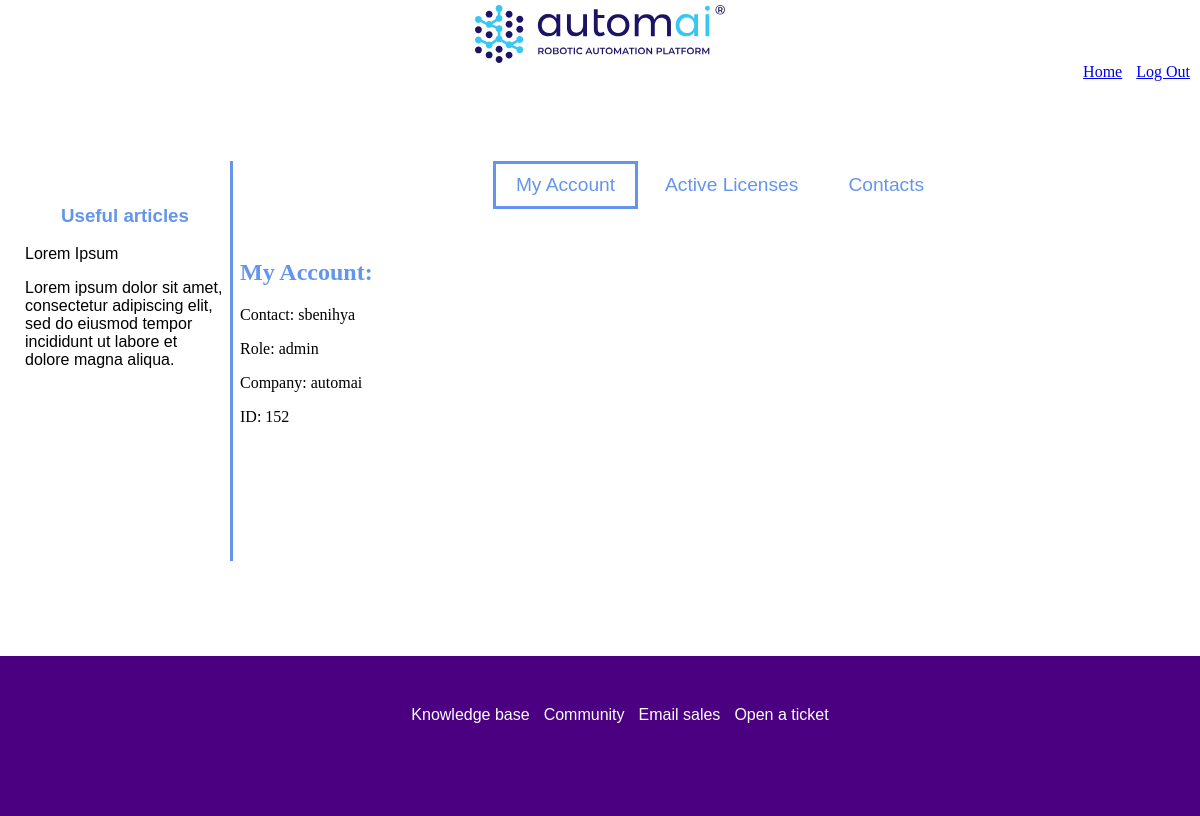
/contacts/client-portal (signed in), run on the app's committed database.
### manage_contacts/models.py (models this page shows, shortened)
class Contact(models.Model):
    phone = models.IntegerField(null=True)
    creation_date = models.DateTimeField("Date Created", null=True)
    ROLE_CHOICES = [('admin', 'admin'), ('user', 'user')]
    role = models.CharField(max_length=50, choices=ROLE_CHOICES, null=True)
    STATUS_CHOICES = [('active', 'active'), ('removed', 'removed')]
    status = models.CharField(max_length=50, choices=STATUS_CHOICES, null=True)
    organization = models.ForeignKey(Organization, on_delete=models.CASCADE, null=True)
    user = models.OneToOneField(User, unique=True, on_delete=models.CASCADE, null=True)

class Organization(models.Model):
    ORG_TYPE_CHOICES = [('customer', 'customer'), ('customer', 'partner')]
    org_type = models.CharField(max_length=50, choices=ORG_TYPE_CHOICES, null=True)
    org_name = models.CharField(max_length=50, unique=True)
    domain = models.CharField(max_length=50)
    def __str__(self):
        return self.org_name

### manage_contacts/views.py (the view)
# urls.py: path('client-portal', views.client_portal, name="client_portal"),
@login_required
def client_portal(request):
    current_user = request.user
    user_id = current_user.id
    contact_data = Contact.objects.filter(user=user_id).get()
    org_id = contact_data.organization.id
    product_entitlements = Entitlement.objects.filter(organization=org_id)
    product_choices = []
    for entitlement in product_entitlements:
        product_choices.append((entitlement.product.product_name, entitlement.product.product_name))
    contact_header = get_contact_header()
    contact_choice_list = get_choice_list(contact_header)
    except_list = ["empty_column", "check_box", "delete_button"]
    for choice in contact_choice_list:
        if choice in except_list:
            contact_choice_list.remove(choice)
    contact_search_form = SearchChoiceForm(auto_id='contact_search_form_%s', choice_list=contact_choice_list)
    if request.POST.get("save-license"):
        license_choice_form = ChoiceForm(request.POST, choice_list=product_choices)
        if license_choice_form.is_valid():
            user_query = request.POST
            product_choice = user_query.get('choice_field')
            return download_license_package(request, product_choice, product_entitlements)
    else:
        license_choice_form = ChoiceForm(choice_list=product_choices)
    context = {'license_choice_form':license_choice_form, 'contact_data':contact_data, 'contact_search_form':contact_search_form}
    return render(request, "manage_contacts/client-portal.html", context)

### manage_contacts/services.py (called while the page is built)
def get_choice_list(model_header):
    choice_list = []
    except_list = ["empty_column", "check_box", "delete_button"]
    for key in model_header:
        if key not in except_list:
            choice_list.append((key, model_header[key]))
    return choice_list

def get_contact_header():
    contact_header = {"empty_column":"<pre>    </pre>",
                      'username':'User',
                      'first_name':'First Name',
                      'last_name':'Last Name',
                      'email':'Email',
                      'role':'Role',
                      'status':'Status',
                      'org_name':'Organization',
                      'edit_button':'',
                       "delete_button":"",
                    }
    return contact_header

### manage_contacts/templates/manage_contacts/client-portal.html (shortened to what this page needs)
{% extends "base.html" %}
{% block head %}
{% load static %}
<link rel="stylesheet" type="text/css" href="{% static 'manage_contacts/css/style.css' %}">
{% endblock head %}
{% block main %}
<div class="info-border">
  <div class="tab">
      <button class="js-tablinks" id="js-default-open" onclick="changePage(event, 'account-tab')">My Account</button>
      <button class="js-tablinks" id="js-default-open" onclick="changePage(event, 'products-tab')">Active Licenses</button>
      <button class="js-tablinks" onclick="changePage(event, 'contacts-tab')">Contacts</button>
  </div>
  <div id="account-tab" class="js-tabcontent">
    <h2>My Account:</h2>
    <p>Contact: {{ contact_data.user.username }}</p>
    <p>Role: {{ contact_data.role }}</p>
    <p>Company: {{ contact_data.organization }}</p>
    <p>ID: {{ contact_data.user.id }}</p>
  </div>
</div>
{% endblock main%}

### static/css/licensepgm/style.css (style rules this page uses)
html, body { min-height: 100%; overflow-x: hidden; margin:0; }
h1, h2, h3 { color: cornflowerblue; }
.info-border { margin-left:230px; height: 100%; min-height: 50vh; border-left:3px solid cornflowerblue; }
.js-tabcontent { display: none; }
.tab { background-color: inherit; overflow:hidden; margin-bottom: 50px; text-align: center; }
.tab button { border: 3px solid white; background-color: white; color:cornflowerblue; font-size:larger; float: center; outline:none; padding: 10px 20px; cursor: pointer; }
.tab button.active { border:3px solid cornflowerblue; }

### data on the page
Contact: user.username "sbenihya", role "admin", organization "automai", user.id "152"
